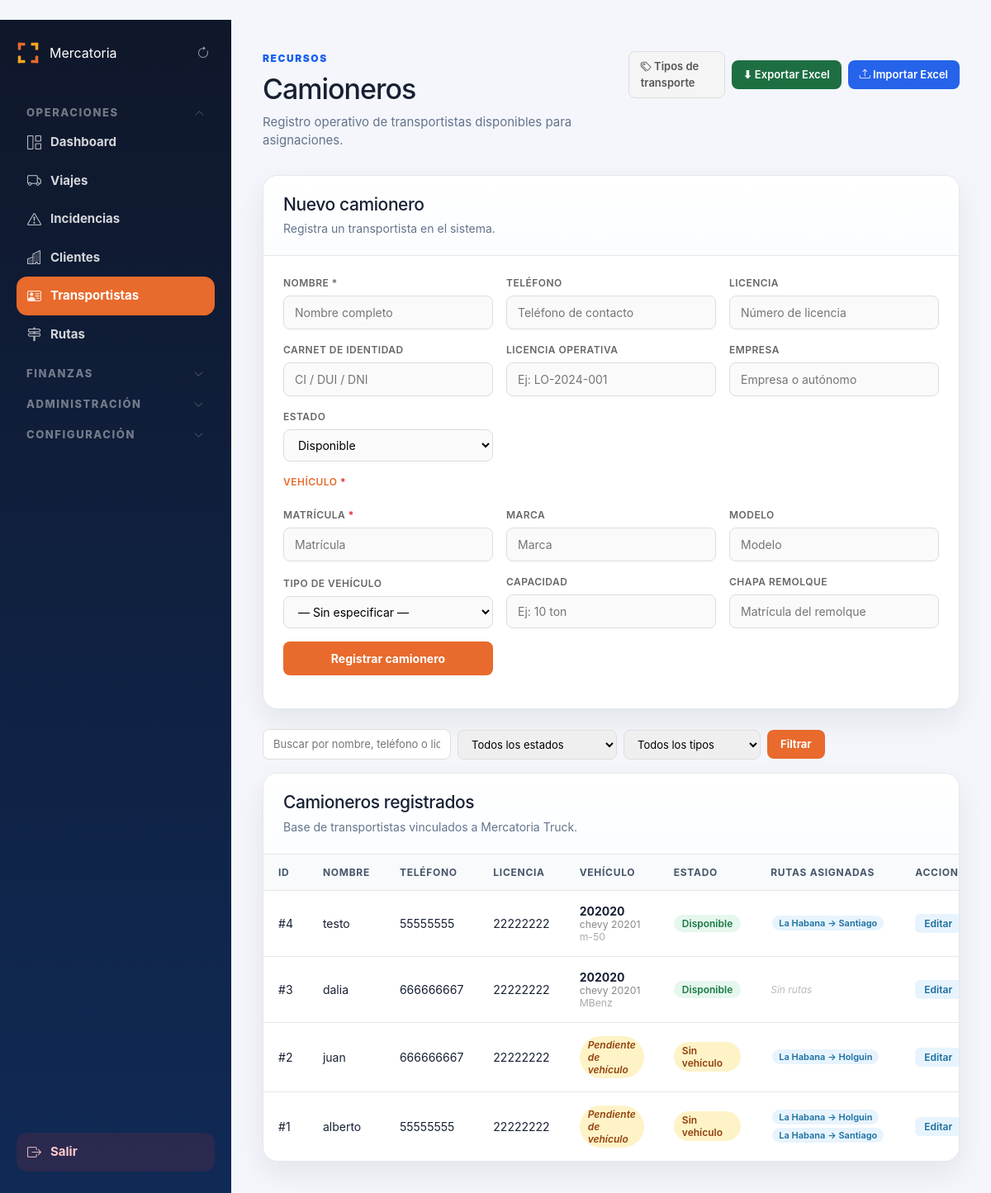
The page /admin/camioneros (signed in) on the database its author committed.
### tables this page shows
CREATE TABLE vehiculos (
        id INTEGER PRIMARY KEY AUTOINCREMENT,
        camionero_id INTEGER,
        matricula TEXT,
        marca TEXT,
        modelo TEXT,
        tipo TEXT,
        capacidad TEXT,
        combustible TEXT,
        estado TEXT DEFAULT 'Disponible',
        activo INTEGER DEFAULT 1,
        fecha_creacion TEXT DEFAULT CURRENT_TIMESTAMP
    , tipo_vehiculo_id INTEGER, placa TEXT, chapa_remolque TEXT);

CREATE TABLE camioneros (
        id INTEGER PRIMARY KEY AUTOINCREMENT,
        nombre TEXT,
        telefono TEXT,
        licencia TEXT,
        matricula TEXT,
        tipo TEXT,
        capacidad TEXT,
        estado TEXT DEFAULT 'Disponible',
        activo INTEGER DEFAULT 1,
        fecha_creacion TEXT DEFAULT CURRENT_TIMESTAMP
    , deleted_at TEXT, deleted_by TEXT, carnet_identidad TEXT, licencia_operativa TEXT, empresa TEXT);

CREATE TABLE rutas (
        id INTEGER PRIMARY KEY AUTOINCREMENT,
        nombre TEXT,
        origen TEXT NOT NULL,
        destino TEXT NOT NULL,
        zona TEXT,
        km_oficiales REAL DEFAULT 0,
        activa INTEGER DEFAULT 1,
        fecha_creacion TEXT DEFAULT CURRENT_TIMESTAMP
    , tarifa_km REAL);

### routes/admin.py (the view, shortened to what this page needs)
@admin_bp.route("/camioneros", methods=["GET", "POST"])
def admin_camioneros():
    if not requiere_admin():
        return redirect("/login")
    conexion = conectar()
    cursor = conexion.cursor()
    error = None
    buscar           = request.args.get("buscar", "").strip()
    filtro_estado    = request.args.get("estado", "").strip()
    filtro_tipo      = request.args.get("tipo_transporte", "").strip()
    pagina           = max(1, int(request.args.get("pagina", 1) or 1))
    por_pagina       = 20
    condiciones = ["(c.activo = 1 OR c.activo IS NULL)", "c.deleted_at IS NULL"]
    params = []
    if buscar:
        condiciones.append(f"(c.nombre LIKE {ph()} OR c.telefono LIKE {ph()} OR c.licencia LIKE {ph()})")
        like = f"%{buscar}%"
        params.extend([like, like, like])
    if filtro_estado:
        condiciones.append(f"LOWER(c.estado) = {ph()}")
        params.append(filtro_estado.lower())
    if filtro_tipo:
        condiciones.append(f"LOWER(COALESCE(v.tipo, '')) = {ph()}")
        params.append(filtro_tipo.lower())
    where = "WHERE " + " AND ".join(condiciones)
    cursor.execute(f"""
        SELECT COUNT(DISTINCT c.id) AS total
        FROM camioneros c
        LEFT JOIN vehiculos v ON v.camionero_id = c.id AND v.activo = 1
        {where}
    """, params)
    total = cursor.fetchone()["total"]
    total_paginas = max(1, (total + por_pagina - 1) // por_pagina)
    pagina = min(pagina, total_paginas)
    offset = (pagina - 1) * por_pagina
    cursor.execute(f"""
        SELECT c.id, c.nombre, c.telefono, c.licencia, c.estado,
               COALESCE(v.matricula, '—') AS vehiculo_matricula,
               COALESCE(v.marca, '') AS vehiculo_marca,
               COALESCE(v.modelo, '') AS vehiculo_modelo,
               COALESCE(v.tipo, '') AS vehiculo_tipo,
               v.id AS vehiculo_id
        FROM camioneros c
        LEFT JOIN vehiculos v ON v.camionero_id = c.id AND v.activo = 1
        {where}
        ORDER BY c.id DESC
        LIMIT ? OFFSET ?
    """, params + [por_pagina, offset])
    lista = cursor.fetchall()
    cursor.execute(
        "SELECT id, nombre FROM tipos_vehiculo WHERE activo = 1 ORDER BY nombre"
    )
    tipos_vehiculo = cursor.fetchall()
    conexion.close()
    rutas_por_camionero = {c["id"]: get_rutas_por_camionero(c["id"]) for c in lista}
    return render_template(
        "admin/camioneros.html",
        lista=lista,
        estados=CAMIONERO_ESTADOS,
        rutas_por_camionero=rutas_por_camionero,
        buscar=buscar,
        filtro_estado=filtro_estado,
        filtro_tipo=filtro_tipo,
        tipos_vehiculo=tipos_vehiculo,
        pagina_actual=pagina,
        total_paginas=total_paginas,
        total=total,
        error=error,
        form_data=request.form if error else None,
    )

### templates/admin/camioneros.html (shortened to what this page needs)
﻿{% extends "admin/base_admin.html" %}
{% block contenido %}
<div class="page-header">
    <div>
        <span class="eyebrow">Recursos</span>
        <h1>Camioneros</h1>
        <p>Registro operativo de transportistas disponibles para asignaciones.</p>
    </div>
    <div style="display:flex;gap:8px;align-items:center;">
        {% if session.get('rol') == 'admin' %}
        <a href="/admin/catalogos/tipo-transporte"
           style="padding:8px 14px;background:#f5f5f5;color:#555;border:1px solid #ddd;border-radius:8px;font-size:13px;font-weight:600;text-decoration:none;">
            <i class="bi bi-tags"></i> Tipos de transporte
        </a>
        {% endif %}
        <a href="/admin/exportar/camioneros" class="btn-excel-export">⬇ Exportar Excel</a>
        <button class="btn-excel-import" data-bs-toggle="modal" data-bs-target="#modalImportarCamioneros">
            <i class="bi bi-upload"></i> Importar Excel
        </button>
    </div>
</div>
<section class="panel" style="margin-bottom: 24px;">
    <div class="panel-header">
        <div>
            <h2>Nuevo camionero</h2>
            <p>Registra un transportista en el sistema.</p>
        </div>
    </div>
    <div style="padding: 24px;">
        <form method="POST" action="/admin/camioneros" class="form-crud-grid">
            <div class="form-crud-field">
                <label>Nombre *</label>
                <input type="text" name="nombre" class="input-crud" required placeholder="Nombre completo" value="{{ form_data.get('nombre', '') if form_data else '' }}">
            </div>
            <div class="form-crud-field">
                <label>Teléfono</label>
                <input type="text" name="telefono" class="input-crud" placeholder="Teléfono de contacto" value="{{ form_data.get('telefono', '') if form_data else '' }}">
            </div>
            <div class="form-crud-field">
                <label>Licencia</label>
                <input type="text" name="licencia" class="input-crud" placeholder="Número de licencia" value="{{ form_data.get('licencia', '') if form_data else '' }}">
            </div>
            <div class="form-crud-field">
                <label>Carnet de Identidad</label>
                <input type="text" name="carnet_identidad" class="input-crud" placeholder="CI / DUI / DNI" value="{{ form_data.get('carnet_identidad', '') if form_data else '' }}">
            </div>
            <div class="form-crud-field">
                <label>Licencia Operativa</label>
                <input type="text" name="licencia_operativa" class="input-crud" placeholder="Ej: LO-2024-001" value="{{ form_data.get('licencia_operativa', '') if form_data else '' }}">
            </div>
            <div class="form-crud-field">
                <label>Empresa</label>
                <input type="text" name="empresa" class="input-crud" placeholder="Empresa o autónomo" value="{{ form_data.get('empresa', '') if form_data else '' }}">
            </div>
            <div class="form-crud-field">
                <label>Estado</label>
                <select name="estado" class="input-crud">
                    {% for e in estados %}
                    <option value="{{ e }}" {{ 'selected' if form_data and form_data.get('estado') == e else '' }}>{{ e }}</option>
                    {% endfor %}
                </select>
            </div>
            <div class="form-crud-field" style="grid-column:1/-1;">
                <label style="color:#E86A2C;">Vehículo <span style="color:#DC2626;">*</span></label>
            </div>
            <div class="form-crud-field">
                <label>Matrícula <span style="color:#DC2626;">*</span></label>
                <input type="text" name="matricula" id="campo-matricula" class="input-crud" placeholder="Matrícula" required value="{{ form_data.get('matricula', '') if form_data else '' }}">
            </div>
            <div class="form-crud-field">
                <label>Marca</label>
                <input type="text" name="marca" class="input-crud" placeholder="Marca" value="{{ form_data.get('marca', '') if form_data else '' }}">
            </div>
            <div class="form-crud-field">
                <label>Modelo</label>
                <input type="text" name="modelo" class="input-crud" placeholder="Modelo" value="{{ form_data.get('modelo', '') if form_data else '' }}">
            </div>
            <div class="form-crud-field">
                <label>Tipo de vehículo</label>
                <select name="tipo" class="input-crud">
                    <option value="">— Sin especificar —</option>
                </select>
            </div>
            <div class="form-crud-field">
                <label>Capacidad</label>
                <input type="text" name="capacidad" class="input-crud" placeholder="Ej: 10 ton" value="{{ form_data.get('capacidad', '') if form_data else '' }}">
            </div>
            <div class="form-crud-field">
                <label>Chapa Remolque</label>
                <input type="text" name="chapa_remolque" class="input-crud" placeholder="Matrícula del remolque" value="{{ form_data.get('chapa_remolque', '') if form_data else '' }}">
            </div>
            <div class="form-crud-field form-crud-submit">
                <button type="submit" class="btn-crud-primary">Registrar camionero</button>
            </div>
        </form>
    </div>
</section>
<form method="GET" action="/admin/camioneros" style="display:flex;gap:8px;align-items:center;margin-bottom:16px;flex-wrap:wrap;">
    <input type="text" name="buscar" value="{{ buscar or '' }}"
           placeholder="Buscar por nombre, teléfono o licencia..."
           style="padding:8px 12px;border:1px solid #ddd;border-radius:8px;font-size:13px;min-width:220px;">
    <select name="estado" style="padding:8px 12px;border:1px solid #ddd;border-radius:8px;font-size:13px;">
        <option value="">Todos los estados</option>
    </select>
    <select name="tipo_transporte" style="padding:8px 12px;border:1px solid #ddd;border-radius:8px;font-size:13px;">
        <option value="">Todos los tipos</option>
    </select>
    <button type="submit" style="padding:8px 16px;background:#E86A2C;color:white;border:none;border-radius:8px;font-size:13px;font-weight:700;cursor:pointer;">Filtrar</button>
</form>
<section class="panel">
    <div class="panel-header">
        <div>
            <h2>Camioneros registrados</h2>
            <p>Base de transportistas vinculados a Mercatoria Truck.</p>
        </div>
    </div>
    <div class="table-wrapper">
        <table class="data-table">
            <thead>
                <tr>
                    <th>ID</th>
                    <th>Nombre</th>
                    <th>Teléfono</th>
                    <th>Licencia</th>
                    <th>Vehículo</th>
                    <th>Estado</th>
                    <th>Rutas asignadas</th>
                    <th>Acciones</th>
                </tr>
            </thead>
            <tbody>
                {% for c in lista %}
                <tr>
                    <td>#{{ c.id }}</td>
                    <td>{{ c.nombre }}</td>
                    <td>{{ c.telefono or "—" }}</td>
                    <td>{{ c.licencia or "—" }}</td>
                    <td>
                        {% if c.vehiculo_id %}
                            <strong>{{ c.vehiculo_matricula }}</strong>
                            {% if c.vehiculo_marca or c.vehiculo_modelo %}
                            <br><small style="color:#888;">{{ c.vehiculo_marca }} {{ c.vehiculo_modelo }}</small>
                            {% endif %}
                            {% if c.vehiculo_tipo %}
                            <br><small style="color:#aaa;">{{ c.vehiculo_tipo }}</small>
                            {% endif %}
                        {% else %}
                            <span class="estado-pill" style="background:#fef3c7;color:#92400e;font-style:italic;">Pendiente de vehículo</span>
                        {% endif %}
                    </td>
                    <td>
                        {% if not c.vehiculo_id %}
                            <span class="estado-pill" style="background:#fef3c7;color:#92400e;">Sin vehículo</span>
                        {% else %}
                            <span class="estado-pill estado-{{ c.estado|lower|replace(' ', '-') }}">
                                {{ c.estado or "—" }}
                            </span>
                        {% endif %}
                    </td>
                    <td class="td-rutas">
                        {% set rutas_c = rutas_por_camionero[c.id] %}
                        {% if rutas_c %}
                            {% for r in rutas_c %}
                            <span class="ruta-pill" title="{{ r.km_oficiales }} km">
                                {{ r.origen }} → {{ r.destino }}
                            </span>
                            {% endfor %}
                        {% else %}
                            <span class="sin-rutas">Sin rutas</span>
                        {% endif %}
                    </td>
                    <td class="td-acciones">
                        <a href="/admin/camioneros/{{ c.id }}/editar" class="btn-accion-edit">Editar</a>
                    </td>
                </tr>
                {% else %}
                <tr>
                    <td colspan="8" class="empty-state">No hay camioneros registrados.</td>
                </tr>
                {% endfor %}
            </tbody>
        </table>
    </div>
</section>
{% endblock %}

### rows shown on the page
vehiculos: id "4", nombre "testo", telefono "55555555", licencia "22222222", vehiculo_matricula "202020", vehiculo_marca "chevy", vehiculo_modelo "20201", vehiculo_tipo "m-50", estado "Disponible"
rutas: origen "La Habana", destino "Santiago"
vehiculos: id "3", nombre "dalia", telefono "666666667", licencia "22222222", vehiculo_matricula "202020", vehiculo_marca "chevy", vehiculo_modelo "20201", vehiculo_tipo "MBenz", estado "Disponible", shows "Sin rutas"
camioneros: id "2", nombre "juan", telefono "666666667", licencia "22222222", shows "Pendiente de vehículo", shows "Sin vehículo"
rutas: origen "La Habana", destino "Holguin"
camioneros: id "1", nombre "alberto", telefono "55555555", licencia "22222222", shows "Pendiente de vehículo", shows "Sin vehículo"

### other values the page prints
form field estado "Disponible"
